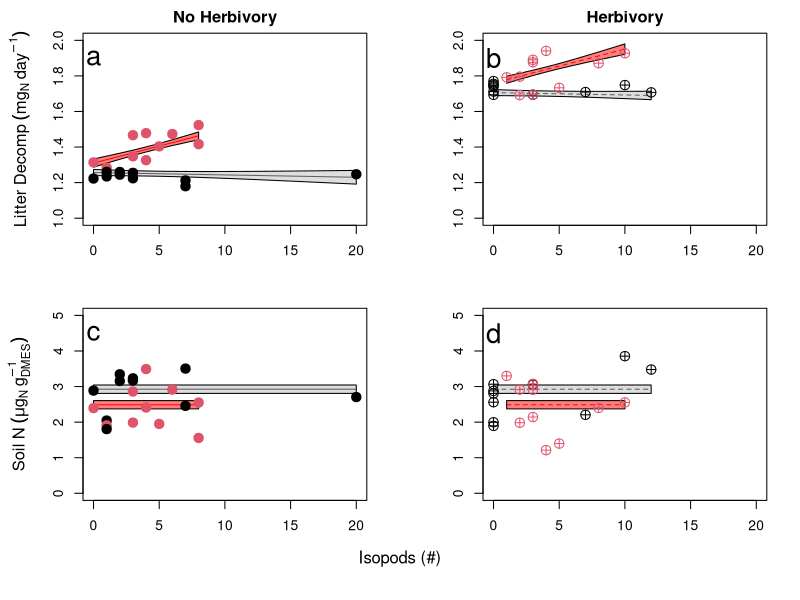
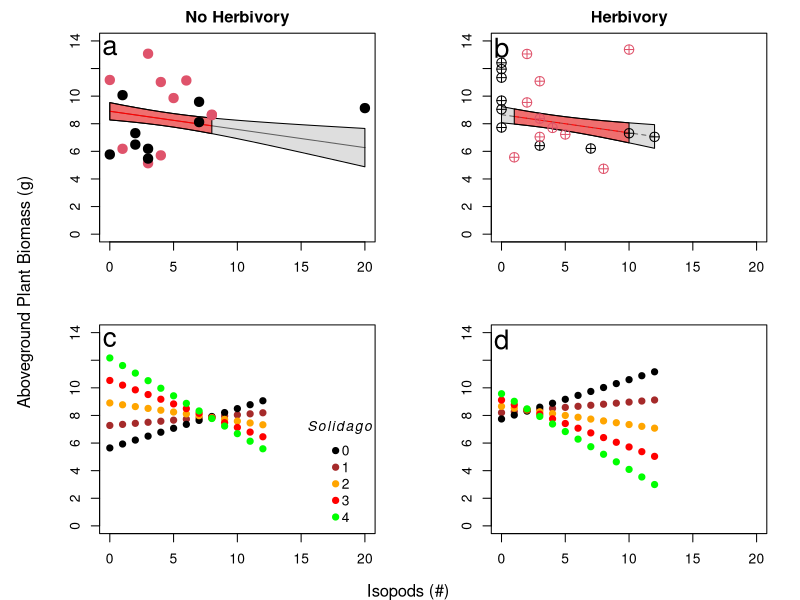

Generate these figures, in order, with R:
# Statistical Analysis of Data from 

#load data
library(readr)
ch2 <- read_csv("Chapter2_complieddata.csv", 
                col_types = cols(Herbivory = col_factor(levels = c("0", 
                                                                   "1")), Label = col_factor(levels = c("0", 
                                                                                                        "1")), Treatment = col_factor(levels = c("1", 
                                                                                                                                                 "2", "3", "4"))))
perN <- read_csv("perN_balance.csv")
perC <- read_csv("perC_balance.csv")

# Calculate the decomposition of litter N
Ldecomptime = ifelse(ch2$Label==0|ch2$Plot <9, 289-170, 290-170)
ch2["LitterN2"] = ch2$Litter*perN$Litter/100
ch2["LNDecomp"] = 1000*(7*(ch2$perN/100) - ch2$LitterN2)/Ldecomptime # mg-N day-1

#Subset out the control plots

ch2exp = subset(ch2, Plot <41)

head(ch2exp)


# Run model selection -----------------------------------------------------

# create center data frame for calculating vif
library(car)
variablestocenter = c("Isopods","N_Sol_June", "SIR_June", "Worms","NE_June", "NS_June")

ch2exp_center = ch2exp

for(i in 1:length(variablestocenter)) {
  
  ch2exp_center[variablestocenter[i]] = ch2exp_center[variablestocenter[i]] - colMeans(ch2exp_center[variablestocenter[i]], na.rm=T)
}

#*********************************************
# Plants
#*********************************************

vif(lm(Plant~(Herbivory+Label+Isopods+N_Sol_June)^2 +SIR_June+Worms + NE_June, data=ch2exp_center))<10

P1 = lm(Plant~(Herbivory+Label+Isopods+N_Sol_June)^2 + SIR_June + Worms + NE_June, data=ch2exp); summary(P1)
P2 = update(P1, .~. -Label:N_Sol_June); summary(P2)
P3 = update(P2, .~. -Label:Isopods); summary(P3)
P4 = update(P3, .~. -Herbivory:Label); summary(P4)
P5 = update(P4, .~. -NE_June); summary(P5)
P6 = update(P5, .~. -Herbivory:Isopods); summary(P6)
P6 = update(P6, .~. -Label); summary(P6)

# check if removal of high isopods and worm mesocosms matters
summary(lm(formula(P6), data=subset(ch2exp, Isopods <20 & Worms <20)))

#*********************************************
# Litter Decomposition
#*********************************************

vif(lm(LNDecomp~(Herbivory+Label+Isopods)^2 +N_Sol_June+SIR_June+Worms + NE_June, data=ch2exp_center))<10

LND1 = lm(LNDecomp~(Herbivory+Label+Isopods)^2 +N_Sol_June+SIR_June+Worms + NE_June, data=ch2exp); summary(LND1)
LND2 = update(LND1, .~. -NE_June); summary(LND2)
LND3 = update(LND2, .~. -N_Sol_June); summary(LND3)
LND4 = update(LND3, .~. -Worms); summary(LND4)
LND5 = update(LND4, .~. -Herbivory:Isopods); summary(LND5)
LND6 = update(LND5, .~. -Herbivory:Label); summary(LND6)

# check if removal of high isopods and worm mesocosms matters
summary(lm(formula(LND6), data=subset(ch2exp, Isopods <20 & Worms <20)))

#*********************************************
# Extractable Nitrogen
#*********************************************
NE1 = lm(NE_Oct~(Herbivory+Label+Isopods+ NE_June)^2+N_Sol_June+SIR_June+Worms, data=ch2exp); summary(NE1)
NE2 = update(NE1, .~. -Herbivory:Isopods); summary(NE2)
NE3 = update(NE2, .~. -SIR_June); summary(NE3)
NE4 = update(NE3, .~. -Herbivory:Label); summary(NE4)
NE5 = update(NE4, .~. -Label:Isopods); summary(NE5)
NE6 = update(NE5, .~. -Herbivory:NE_June); summary(NE6)
NE7 = update(NE6, .~. -Isopods:NE_June); summary(NE7)
NE8 = update(NE7, .~. -Isopods); summary(NE8)
NE9 = update(NE8, .~. -Herbivory); summary(NE9)
NE10 = update(NE9, .~. -Label:NE_June); summary(NE10)
NE11 = update(NE10, .~. -Worms); summary(NE11)
NE12 = update(NE11, .~. -NE_June); summary(NE12)
NE13 = update(NE12, .~. -Herbivory:SIR_June); summary(NE13)

# check if removal of high isopods and worm mesocosms matters
summary(lm(formula(NE13), data=subset(ch2exp, Isopods <20 & Worms <20)))

#*********************************************
# Ion exchange membrane Nitrogen
#*********************************************

vif(lm(NS_Oct~(Herbivory+Label+Isopods+ NS_June)^2+N_Sol_June+SIR_June+Worms, data=ch2exp_center))<10

NS1 = lm(NS_Oct~(Herbivory+Label+Isopods+ NS_June)^2+N_Sol_June+SIR_June+Worms, data=ch2exp); summary(NS1)
NS2 = update(NS1, .~. -Herbivory:Isopods); summary(NS2)
NS3 = update(NS2, .~. -Label:Isopods); summary(NS3)
NS4 = update(NS3, .~. -Herbivory:Label); summary(NS4)
NS5 = update(NS4, .~. -N_Sol_June); summary(NS5)
NS6 = update(NS5, .~. -SIR_June); summary(NS6)
NS7 = update(NS6, .~. -Herbivory:NS_June); summary(NS7)
NS8 = update(NS7, .~. -Label:NS_June); summary(NS8)
NS9 = update(NS8, .~. -Label); summary(NS9)
NS10 = update(NS9, .~. -Isopods:NS_June ); summary(NS10)
NS11 = update(NS10, .~. -NS_June); summary(NS11)
NS12 = update(NS11, .~. -Isopods); summary(NS12)
NS13 = update(NS12, .~. -Worms); summary(NS13)
# check if removal of high isopods and worm mesocosms matters
summary(lm(formula(NS13), data=subset(ch2exp, Isopods <20 & Worms <20)))

#*********************************************
# Roots
#*********************************************

vif(lm(Roots~(Herbivory+Label+Isopods+N_Sol_June)^2 +SIR_June+Worms + NE_June, data=ch2exp_center))<10

R1 = lm(Roots~(Herbivory+Label+Isopods+N_Sol_June)^2 + SIR_June + Worms + NE_June, data=ch2exp); summary(R1)
R2 = update(R1, .~. -Herbivory:N_Sol_June); summary(R2)
R3 = update(R2, .~. -Isopods:N_Sol_June); summary(R3)
R4 = update(R3, .~. -Label:Isopods); summary(R4)
R5 = update(R4, .~. -Worms); summary(R5)
R6 = update(R5, .~. -SIR_June); summary(R6)
R7 = update(R6, .~. -NE_June); summary(R7)
R8 = update(R7, .~. -Herbivory:Label); summary(R8)
R9 = update(R8, .~. -Label:N_Sol_June); summary(R9)
R10 = update(R9, .~. -N_Sol_June); summary(R10)
R11 = update(R10, .~. -Isopods:Herbivory); summary(R11)
R12 = update(R11, .~. -Herbivory); summary(R12)
R13 = update(R12, .~. -Isopods); summary(R13)

# check if removal of high isopods and worm mesocosms matters
summary(lm(formula(R13), data=subset(ch2exp, Isopods <20 & Worms <20)))

#*********************************************
# Total Plant Biomass
#*********************************************

vif(lm(Plant + Roots~(Herbivory+Label+Isopods+N_Sol_June)^2 +SIR_June+Worms + NE_June, data=ch2exp_center))<10

TPR1 = lm(Plant + Roots~(Herbivory+Label+Isopods+N_Sol_June)^2 + SIR_June + Worms + NE_June, data=ch2exp); summary(TPR1)
TPR2 = update(TPR1, .~. -Herbivory:N_Sol_June); summary(TPR2)
TPR3 = update(TPR2, .~. -Isopods:N_Sol_June); summary(TPR3)
TPR4 = update(TPR3, .~. -Label:Isopods); summary(TPR4)
TPR5 = update(TPR4, .~. -Worms); summary(TPR5)
TPR6 = update(TPR5, .~. -SIR_June); summary(TPR6)
TPR7 = update(TPR6, .~. -NE_June); summary(TPR7)
TPR8 = update(TPR7, .~. -Herbivory:Label); summary(TPR8)
TPR9 = update(TPR8, .~. -Label:N_Sol_June); summary(TPR9)
TPR10 = update(TPR9, .~. -N_Sol_June); summary(TPR10)
TPR11 = update(TPR10, .~. -Isopods:Herbivory); summary(TPR11)
TPR12 = update(TPR11, .~. -Herbivory); summary(TPR12)
TPR13 = update(TPR12, .~. -Isopods); summary(TPR13)

# check if removal of high isopods and worm mesocosms matters
summary(lm(formula(TPR13), data=subset(ch2exp, Isopods <20 & Worms <20)))

#*********************************************
# Forbs
#*********************************************

vif(lm(Forbs~(Herbivory+Label+Isopods+N_Sol_June)^2 +SIR_June+Worms + NE_June, data=ch2exp_center))<10

F1 = lm(Forbs~(Herbivory+Label+Isopods+N_Sol_June)^2 + SIR_June + Worms + NE_June, data=ch2exp); summary(F1)
F2 = update(F1, .~. -Label:N_Sol_June); summary(F2)
F3 = update(F2, .~. -Herbivory:Label); summary(F3)
F4 = update(F3, .~. -NE_June); summary(F4)
F5 = update(F4, .~. -SIR_June); summary(F5)
F6 = update(F5, .~. -Label:Isopods); summary(F6)
F7 = update(F6, .~. -Herbivory:Isopods); summary(F7)
F8 = update(F7, .~. -Worms); summary(F8)
F9 = update(F8, .~. -Isopods:N_Sol_June); summary(F9)
F10 = update(F9, .~. -Isopods); summary(F10)

# check if removal of high isopods and worm mesocosms matters
summary(lm(formula(F10), data=subset(ch2exp, Isopods <20 & Worms <20)))

#*********************************************
# Grass
#*********************************************

vif(lm(Grass~(Herbivory+Label+Isopods+N_Sol_June)^2 +SIR_June+Worms + NE_June, data=ch2exp_center))<10

G1 = lm(Grass~(Herbivory+Label+Isopods+N_Sol_June)^2 + SIR_June + Worms + NE_June, data=ch2exp); summary(G1)
G2 = update(G1, .~. -Herbivory:Isopods); summary(G2)
G3 = update(G2, .~. -Herbivory:N_Sol_June); summary(G3)
G4 = update(G3, .~. -Label:N_Sol_June); summary(G4)
G5 = update(G4, .~. -Label:Isopods); summary(G5)
G6 = update(G5, .~. -Herbivory:Label); summary(G6)
G7 = update(G6, .~. -Isopods:N_Sol_June); summary(G7)
G8 = update(G7, .~. -Isopods); summary(G8)
G9 = update(G8, .~. -N_Sol_June); summary(G9)
G10 = update(G9, .~. -NE_June); summary(G10)
G11 = update(G10, .~. -Herbivory); summary(G11)
G12 = update(G11, .~. -Worms); summary(G12)

# check if removal of high isopods and worm mesocosms matters
summary(lm(formula(G12), data=subset(ch2exp, Isopods <20 & Worms <20)))


# Plot Model Results ------------------------------------------------------

#*********************************************
# Create predictions
#*********************************************

for(i in 0:1){
  for(j in 0:1){
    isorange = range(subset(ch2exp, Herbivory==i & Label==j)$Isopods)
    isoseq = seq(isorange[1], isorange[2], by = 1)
    assign(paste0("Treat",i,j),cbind(isoseq, rep(i, length(isoseq)), rep(j, length(isoseq))))
  }
}

newdata = as.data.frame(rbind(Treat00, Treat01, Treat10, Treat11))
names(newdata) = c("Isopods", "Herbivory", "Label")
newdata["Worms"] = rep(mean(ch2exp$Worms), times=dim(newdata)[1])
newdata["SIR_June"] = rep(mean(ch2exp$SIR_June, na.rm=T), times=dim(newdata)[1])
newdata["N_Sol_June"] = rep(2, times=dim(newdata)[1])
newdata["Herbivory"] = as.factor(newdata$Herbivory)
newdata["Label"] = as.factor(newdata$Label)
newdata["NE_June"] = rep(mean(ch2exp$NE_June), times=dim(newdata)[1])
newdata["NS_June"] = rep(mean(ch2exp$NS_June), times=dim(newdata)[1])

#New Model
newdata["Npredict"] = predict(P6, newdata)
newdata["Npredictse"] = predict(P6, newdata, se.fit=T)$se.fit

newdata["NpredictNE"] = predict(NE13, newdata)
newdata["NpredictseNE"] = predict(NE13, newdata, se.fit=T)$se.fit

newdata["NpredictL"] = predict(LND6, newdata)
newdata["NpredictseL"] = predict(LND6, newdata, se.fit=T)$se.fit

#*********************************************
# Plot Results
#*********************************************

pdf("Figure2.pdf", width=8, height=6)

par(oma=c(3,0,0,0),mar=c(3,5,2,2),mfrow=c(2,2), cex.lab=1.2)

#Litter
plot(LNDecomp~Isopods, data=subset(ch2exp, Herbivory==0), pch=19, col=Label,
     xlab="Isopods (#)", ylab=expression(Litter~Decomp~(mg[N]~day^-1)), main="No Herbivory", type="n",
     ylim=c(1,2), xlim=c(0,20))
text(x=0, y=1.9, label="a", cex=2)
subofdata = subset(newdata, Label==0 & Herbivory==0)
lines(subofdata$Isopods,
      subofdata$NpredictL, cex=2, lty=1)
polygon(c(subofdata$Isopods,rev(subofdata$Isopods)),
        c(subofdata$NpredictL+subofdata$NpredictseL,rev(subofdata$NpredictL-subofdata$NpredictseL)),
        col=scales::alpha("grey",.5))


subofdata = subset(newdata, Label==1 & Herbivory==0)
lines(subofdata$Isopods,
      subofdata$NpredictL, cex=2, lty=1, col="red")
polygon(c(subofdata$Isopods,rev(subofdata$Isopods)),
        c(subofdata$NpredictL+subofdata$NpredictseL,rev(subofdata$NpredictL-subofdata$NpredictseL)),
        col=scales::alpha("red",.5))
points(subset(ch2exp, Herbivory==0)$Isopods, subset(ch2exp, Herbivory==0)$LNDecomp, pch=19,col=subset(ch2exp, Herbivory==0)$Label, cex=1.5)

plot(LNDecomp~Isopods, data=subset(ch2exp, Herbivory==1), pch=19, col=Label,
     xlab="Isopods (#)", ylab="", main="Herbivory", type="n",
     ylim=c(1,2), xlim=c(0,20))
text(x=0, y=1.9, label="b", cex=2)
subofdata = subset(newdata, Label==0 & Herbivory==1)
lines(subofdata$Isopods,
      subofdata$NpredictL, cex=2, lty=2)
polygon(c(subofdata$Isopods,rev(subofdata$Isopods)),
        c(subofdata$NpredictL+subofdata$NpredictseL,rev(subofdata$NpredictL-subofdata$NpredictseL)),
        col=scales::alpha("grey",.5))

subofdata = subset(newdata, Label==1 & Herbivory==1)
lines(subofdata$Isopods,
      subofdata$NpredictL, cex=2, lty=2, col="red")
polygon(c(subofdata$Isopods,rev(subofdata$Isopods)),
        c(subofdata$NpredictL+subofdata$NpredictseL,rev(subofdata$NpredictL-subofdata$NpredictseL)),
        col=scales::alpha("red",.5))
points(subset(ch2exp, Herbivory==1)$Isopods, subset(ch2exp, Herbivory==1)$LNDecomp, pch=10,col=subset(ch2exp, Herbivory==1)$Label, cex=1.5)

#NE Oct
plot(NE_Oct~Isopods, data=subset(ch2exp, Herbivory==0), pch=19, col=Label,
     xlab="Isopods (#)", ylab=expression(Soil~N~(mu*g[N]~g[DMES]^-1)), type="n",
     ylim=c(0,5), xlim=c(0,20))
text(x=0, y=4.5, label="c", cex=2)
subofdata = subset(newdata, Label==0 & Herbivory==0)
lines(subofdata$Isopods,
      subofdata$NpredictNE, cex=2, lty=1)
polygon(c(subofdata$Isopods,rev(subofdata$Isopods)),
        c(subofdata$NpredictNE+subofdata$NpredictseNE,rev(subofdata$NpredictNE-subofdata$NpredictseNE)),
        col=scales::alpha("grey",.5))

subofdata = subset(newdata, Label==1 & Herbivory==0)
lines(subofdata$Isopods,
      subofdata$NpredictNE, cex=2, lty=1, col="red")
polygon(c(subofdata$Isopods,rev(subofdata$Isopods)),
        c(subofdata$NpredictNE+subofdata$NpredictseNE,rev(subofdata$NpredictNE-subofdata$NpredictseNE)),
        col=scales::alpha("red",.5))
points(subset(ch2exp, Herbivory==0)$Isopods, subset(ch2exp, Herbivory==0)$NE_Oct, pch=19, col=subset(ch2exp, Herbivory==0)$Label, cex=1.5)

plot(NE_Oct~Isopods, data=subset(ch2exp, Herbivory==1), pch=19, col=Label,
     xlab="Isopods (#)", ylab="", type="n",
     ylim=c(0,5), xlim=c(0,20))
text(x=0, y=4.5, label="d", cex=2)
subofdata = subset(newdata, Label==0 & Herbivory==1)
lines(subofdata$Isopods,
      subofdata$NpredictNE, cex=2, lty=2)
polygon(c(subofdata$Isopods,rev(subofdata$Isopods)),
        c(subofdata$NpredictNE+subofdata$NpredictseNE,rev(subofdata$NpredictNE-subofdata$NpredictseNE)),
        col=scales::alpha("grey",.5))

subofdata = subset(newdata, Label==1 & Herbivory==1)
lines(subofdata$Isopods,
      subofdata$NpredictNE, cex=2, lty=2, col="red")
polygon(c(subofdata$Isopods,rev(subofdata$Isopods)),
        c(subofdata$NpredictNE+subofdata$NpredictseNE,rev(subofdata$NpredictNE-subofdata$NpredictseNE)),
        col=scales::alpha("red",.5))
points(subset(ch2exp, Herbivory==1)$Isopods, subset(ch2exp, Herbivory==1)$NE_Oct, pch=10, col=subset(ch2exp, Herbivory==1)$Label, cex=1.5)

mtext(text="Isopods (#)",side=1,line=0,outer=TRUE)
dev.off()

pdf("Figure3.pdf", width=8, height=6)

par(oma=c(1,1,0,0),mar=c(3,5,2,2),mfrow=c(2,2), cex.lab=1.2)

#Plants
plot(Plant~Isopods, data=subset(ch2exp, Herbivory==0), pch=19, col=Label,
     xlab="Isopods (#)", ylab="", type="n",main="No Herbivory",
     ylim=c(0,14), xlim=c(0,20))
text(x=0, y=13.5, label="a", cex=2)
subofdata = subset(newdata, Label==0 & Herbivory==0)
lines(subofdata$Isopods,
      subofdata$Npredict, cex=2, lty=1)
polygon(c(subofdata$Isopods,rev(subofdata$Isopods)),
        c(subofdata$Npredict+subofdata$Npredictse,rev(subofdata$Npredict-subofdata$Npredictse)),
        col=scales::alpha("grey",.5))

subofdata = subset(newdata, Label==1 & Herbivory==0)
lines(subofdata$Isopods,
      subofdata$Npredict, cex=2, lty=1, col="red")
polygon(c(subofdata$Isopods,rev(subofdata$Isopods)),
        c(subofdata$Npredict+subofdata$Npredictse,rev(subofdata$Npredict-subofdata$Npredictse)),
        col=scales::alpha("red",.5))
points(subset(ch2exp, Herbivory==0)$Isopods, subset(ch2exp, Herbivory==0)$Plant, pch=19, col=subset(ch2exp, Herbivory==0)$Label, cex=1.5)

plot(Plant~Isopods, data=subset(ch2exp, Herbivory==1), pch=19, col=Label,
     xlab="Isopods (#)", ylab="", type="n",main="Herbivory",
     ylim=c(0,14), xlim=c(0,20))
text(x=0, y=13.5, label="b", cex=2)
subofdata = subset(newdata, Label==0 & Herbivory==1)
lines(subofdata$Isopods,
      subofdata$Npredict, cex=2, lty=2)
polygon(c(subofdata$Isopods,rev(subofdata$Isopods)),
        c(subofdata$Npredict+subofdata$Npredictse,rev(subofdata$Npredict-subofdata$Npredictse)),
        col=scales::alpha("grey",.5))

subofdata = subset(newdata, Label==1 & Herbivory==1)
lines(subofdata$Isopods,
      subofdata$Npredict, cex=2, lty=2, col="red")
polygon(c(subofdata$Isopods,rev(subofdata$Isopods)),
        c(subofdata$Npredict+subofdata$Npredictse,rev(subofdata$Npredict-subofdata$Npredictse)),
        col=scales::alpha("red",.5))
points(subset(ch2exp, Herbivory==1)$Isopods, subset(ch2exp, Herbivory==1)$Plant, pch=10, col=subset(ch2exp, Herbivory==1)$Label, cex=1.5)

Isopodrange = seq(0,12, by=1)

Wormmean = rep(mean(ch2exp$Worms), times=length(Isopodrange))
SIRmean = rep(mean(ch2exp$SIR_June, na.rm=T), times=length(Isopodrange))
N_Sol_June1 = rep(1, times=length(Isopodrange))
Label1 = rep(1, times=length(Isopodrange))

#Herbivory 0
newdatplant1 = as.data.frame(cbind(Isopodrange, Wormmean, SIRmean, rep(0, length(Isopodrange)), N_Sol_June1))
names(newdatplant1) = c("Isopods", "Worms", "SIR_June", "Herbivory", "N_Sol_June")
newdatplant1["Herbivory"] = as.factor(newdatplant1$Herbivory)

newplant1 = predict(P6, newdata=newdatplant1, se.fit=T)$fit

newdatplant2 = newdatplant1
newdatplant2["N_Sol_June"] = newdatplant1$N_Sol_June + 1
newplant2 = predict(P6, newdata=newdatplant2, se.fit=T)$fit

newdatplant3 = newdatplant1
newdatplant3["N_Sol_June"] = newdatplant1$N_Sol_June + 2
newplant3 = predict(P6, newdata=newdatplant3, se.fit=T)$fit

newdatplant4 = newdatplant1
newdatplant4["N_Sol_June"] = newdatplant1$N_Sol_June + 3
newplant4 = predict(P6, newdata=newdatplant4, se.fit=T)$fit

newdatplant5 = newdatplant1
newdatplant5["N_Sol_June"] = 0
newplant5 = predict(P6, newdata=newdatplant5, se.fit=T)$fit

plot(newplant1~Isopodrange, pch=19, type="b", ylim=c(0,14), col="brown", 
     ylab="", xlab="", xlim=c(0,20))
text(x=0, y=13.5, label="c", cex=2)
points(newplant5~Isopodrange, pch=19, type="b", col="black")
points(newplant2~Isopodrange, pch=19, type="b", col="orange")
points(newplant3~Isopodrange, pch=19, type="b", col="red")
points(newplant4~Isopodrange, pch=19, type="b", col="green")

legend("bottomright", legend=c(0,1,2,3,4),
       col=c("black", "brown", "orange", "red", "green", "darkgreen"),
       pch=19, title=expression(italic(Solidago)), bty="n",
       x.intersp = 0.5, y.intersp = 1)


# Herbivory 1
newdatplant1 = as.data.frame(cbind(Isopodrange, Wormmean, SIRmean, Label1, N_Sol_June1))
names(newdatplant1) = c("Isopods", "Worms", "SIR_June", "Herbivory", "N_Sol_June")
newdatplant1["Herbivory"] = as.factor(newdatplant1$Herbivory)

newplant1 = predict(P6, newdata=newdatplant1, se.fit=T)$fit

newdatplant2 = newdatplant1
newdatplant2["N_Sol_June"] = newdatplant1$N_Sol_June + 1
newplant2 = predict(P6, newdata=newdatplant2, se.fit=T)$fit

newdatplant3 = newdatplant1
newdatplant3["N_Sol_June"] = newdatplant1$N_Sol_June + 2
newplant3 = predict(P6, newdata=newdatplant3, se.fit=T)$fit

newdatplant4 = newdatplant1
newdatplant4["N_Sol_June"] = newdatplant1$N_Sol_June + 3
newplant4 = predict(P6, newdata=newdatplant4, se.fit=T)$fit

newdatplant5 = newdatplant1
newdatplant5["N_Sol_June"] = 0
newplant5 = predict(P6, newdata=newdatplant5, se.fit=T)$fit

plot(newplant1~Isopodrange, pch=19, type="b", ylim=c(0,14), col="brown",
     ylab="", xlab="", xlim=c(0,20))
text(x=0, y=13.5, label="d", cex=2)
points(newplant5~Isopodrange, pch=19, type="b", col="black")
points(newplant2~Isopodrange, pch=19, type="b", col="orange")
points(newplant3~Isopodrange, pch=19, type="b", col="red")
points(newplant4~Isopodrange, pch=19, type="b", col="green")
mtext(text="Aboveground Plant Biomass (g)",side=2,line=-1,outer=TRUE)
mtext(text="Isopods (#)",side=1,line=0,outer=TRUE)
dev.off()

